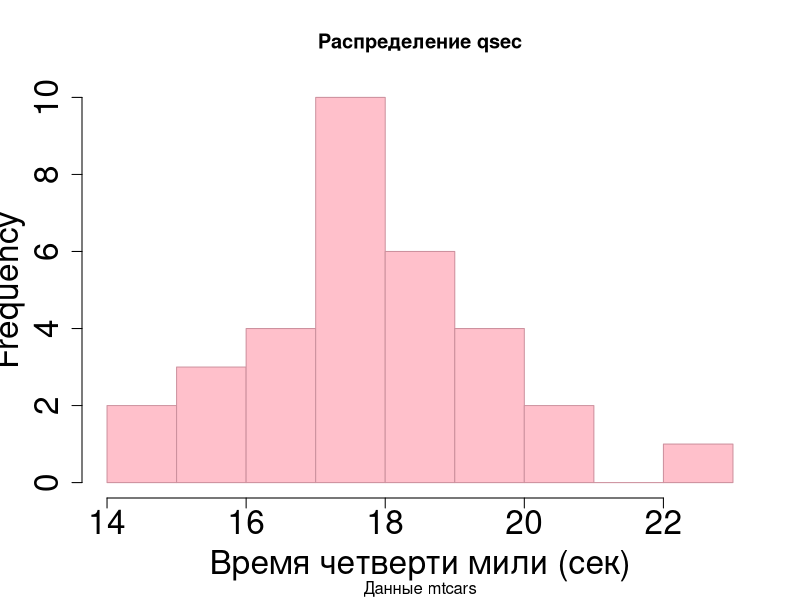
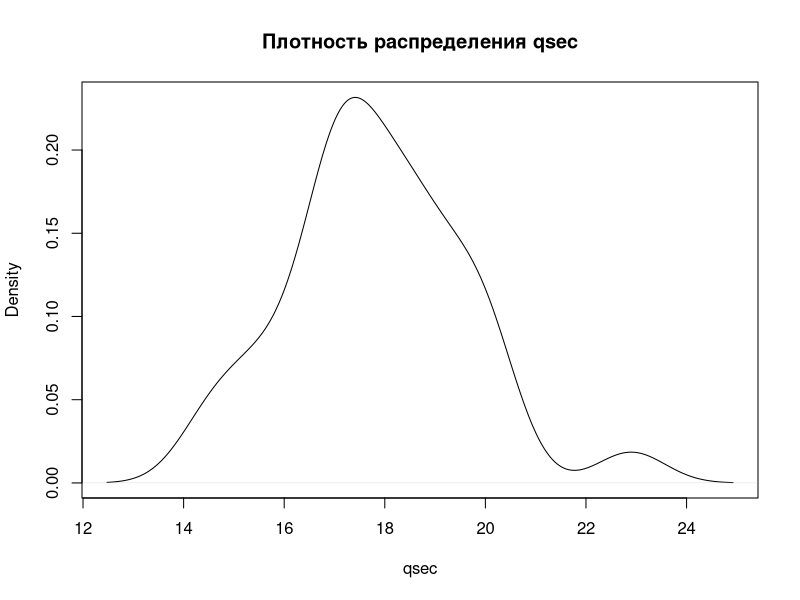
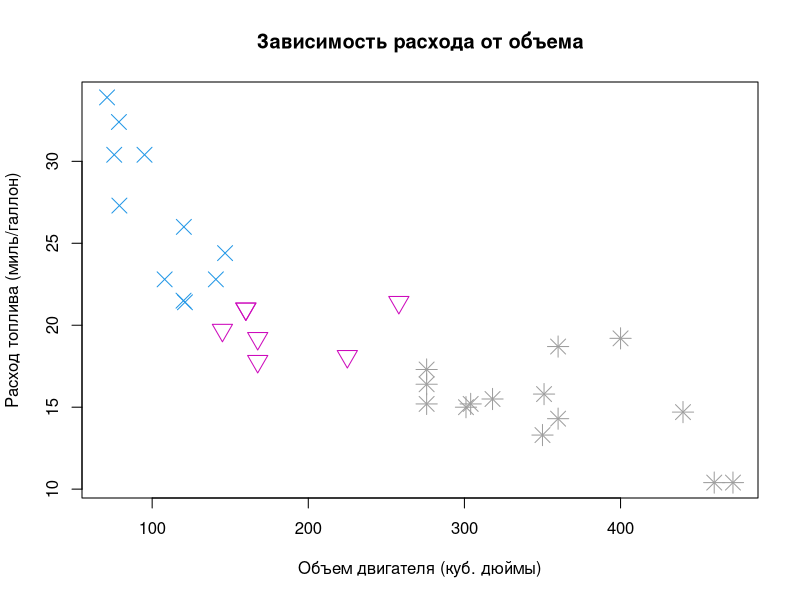
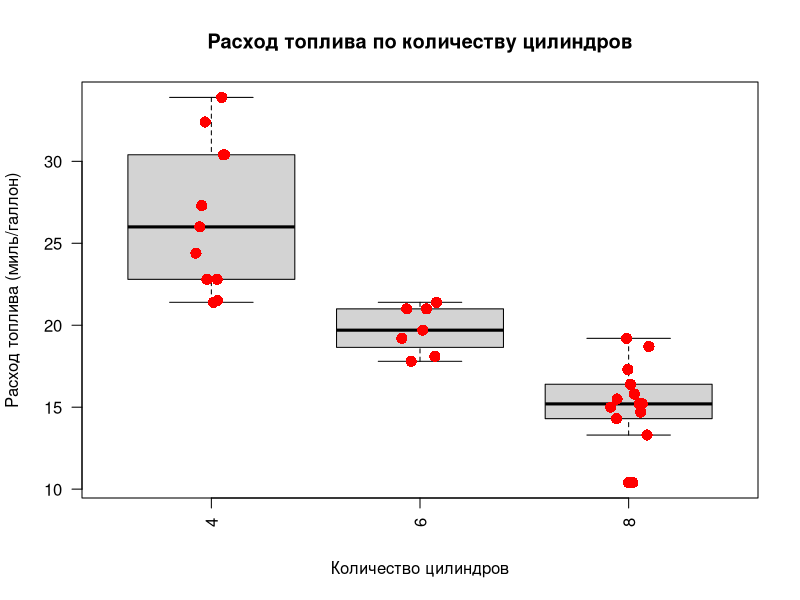
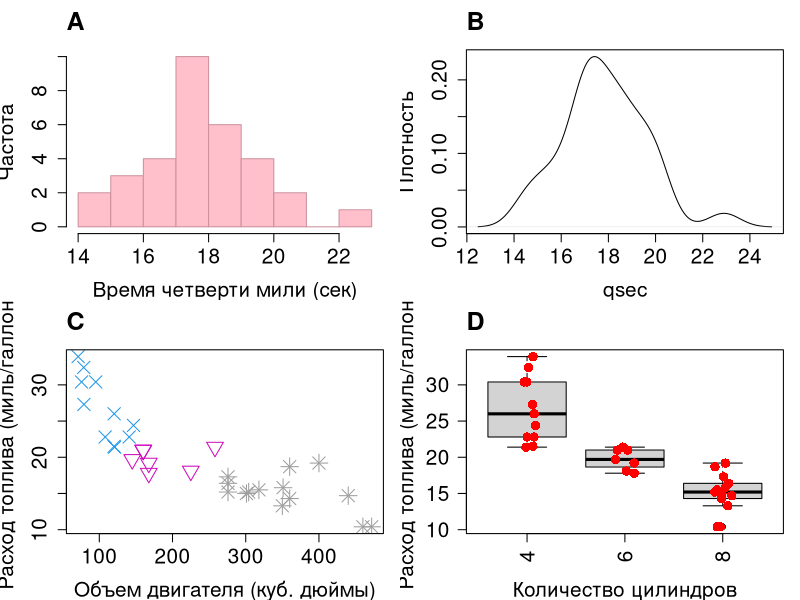

Generate these figures, in order, with R:
# Задание 1
# Для датасета mtcars визуализировать:
#  • распределение qsec в виде гладкой линии и гистограммы (hist, plot-density-polygon)
#• для гистограммы: подписать имена оси x, заголовок, подзаголовок, заполнить цветом 
# гистограмму, задать другим цветом границы столбцов гистограммы. Увеличить размер шрифтов 
# для осей в 2 раза (подписи и тики). 
#• точечный график, на котором будет отображаться зависимость mpg от disp (plot). 
# Задать свой цвет, форму элементов для каждого значения cyl. Размер элементов должен быть равен 2. 
#• боксплоты+джиттерплоты mpg для каждого значения cyl(три боксплота на 1 графике, 
# джиттерплоты наложены на боксплоты). Надписи по оси абсцисс развернуть под углом 90 градусов.
df <- mtcars

# 1. Распределение qsec
# Гистограмма
png("iogen_course/гистограмма_qsec.png",
    width = 1000, 
    height = 500,
    units = "px"
    )
hist(mtcars$qsec, 
     col = "#FFC0CB",
     border = "#CD919E",
     main = "Распределение qsec",
     sub = "Данные mtcars",
     xlab = "Время четверти мили (сек)",
     cex.axis = 2, # размер шрифта тиков оси (x2)
     cex.lab = 2)# размер подписей осей (x2)
dev.off()

# Плотность распределения
png("iogen_course/плотность_qsec.png",
    width = 1000, 
    height = 500,
    units = "px"
)
plot(density(mtcars$qsec), 
     main = "Плотность распределения qsec",
     xlab = "qsec")
dev.off()

# 2. Точечный график mpg от disp с цветом по cyl

png("iogen_course/2.png",
    width = 1000, 
    height = 500,
    units = "px"
)
plot(mtcars$disp, mtcars$mpg,
     col = mtcars$cyl,
     pch = mtcars$cyl,
     cex = 2,
     xlab = "Объем двигателя (куб. дюймы)",
     ylab = "Расход топлива (миль/галлон)",
     main = "Зависимость расхода от объема")
dev.off()

# 3. Боксплоты + джиттерплоты mpg по cyl
png("iogen_course/3.png",
    width = 1000, 
    height = 500,
    units = "px"
)

# Боксплот с повернутыми подписями
boxplot(mpg ~ cyl, data = mtcars,
        xlab = "Количество цилиндров",
        ylab = "Расход топлива (миль/галлон)",
        main = "Расход топлива по количеству цилиндров",
        las = 2)

# Джиттер поверх
stripchart(mpg ~ cyl, data = mtcars,
           method = "jitter",
           vertical = TRUE,
           add = TRUE,
           pch = 16,
           col = "red",
           cex = 1.5)

dev.off()


# Задание 2. Панель с графиками выше
png("iogen_course/4panel.png",
    width = 1200, 
    height = 1000,
    units = "px"
)

par(mfrow = c(2, 2),
    oma = c(0, 0, 0, 0),
    mar = c(4, 4, 3, 1))

# Панель A: Гистограмма qsec
hist(mtcars$qsec, 
     col = "#FFC0CB",
     border = "#CD919E",
     main = "",
     xlab = "Время четверти мили (сек)",
     ylab = "Частота",
     cex.axis = 1.5, 
     cex.lab = 1.5)
mtext("A", side = 3, adj = 0, line = 1, cex = 1.5, font = 2)

# Панель B: Плотность qsec
plot(density(mtcars$qsec), 
     main = "",
     xlab = "qsec",
     ylab = "Плотность",
     cex.axis = 1.5,
     cex.lab = 1.5)
mtext("B", side = 3, adj = 0, line = 1, cex = 1.5, font = 2)

# Панель C: Точечный график mpg от disp
plot(mtcars$disp, mtcars$mpg,
     col = mtcars$cyl,
     pch = mtcars$cyl,
     cex = 2,
     xlab = "Объем двигателя (куб. дюймы)",
     ylab = "Расход топлива (миль/галлон)",
     main = "",
     cex.axis = 1.5,
     cex.lab = 1.5)
mtext("C", side = 3, adj = 0, line = 1, cex = 1.5, font = 2)

# Панель D: Боксплоты
boxplot(mpg ~ cyl, data = mtcars,
        xlab = "Количество цилиндров",
        ylab = "Расход топлива (миль/галлон)",
        main = "",
        las = 2,
        cex.axis = 1.5,
        cex.lab = 1.5)

# Джиттер
stripchart(mpg ~ cyl, data = mtcars,
           method = "jitter",
           vertical = TRUE,
           add = TRUE,
           pch = 16,
           col = "red",
           cex = 1.5)
mtext("D", side = 3, adj = 0, line = 1, cex = 1.5, font = 2)

dev.off()
